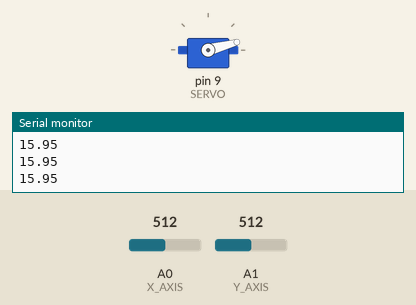
A sketch run on a simulated Arduino Uno, built with avr-gcc and run on an emulated ATmega328P. On the bench: servo, the last lines printed to the serial monitor. Inputs (shaded band) come from the test bench; at power-on: A0 (X_AXIS) = 512, A1 (Y_AXIS) = 512.

Above: at 1.2 s.
1.3 s: A0 (X_AXIS) set to 716
At 1.7 s:
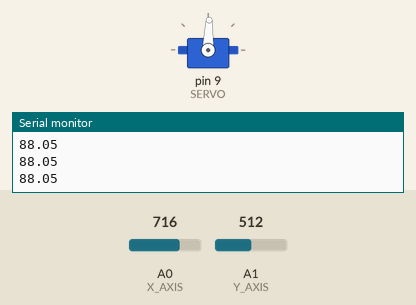
2.8 s: A1 (Y_AXIS) set to 716
At 3.3 s:
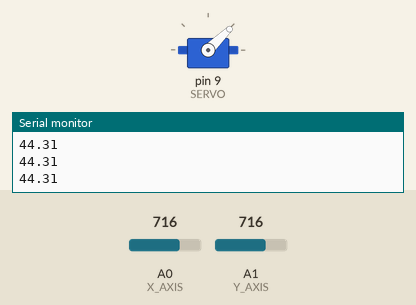
4.3 s: A0 (X_AXIS) set to 900
At 4.9 s:
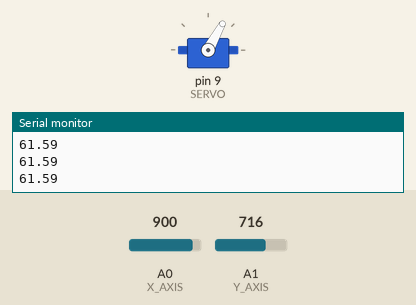
5.8 s: A1 (Y_AXIS) set to 1023
At 6.5 s:
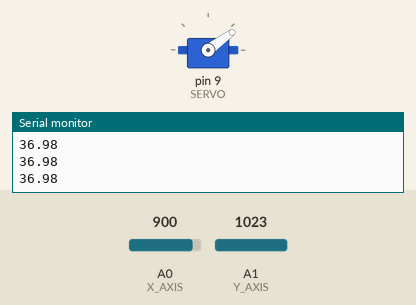
7.3 s: A1 (Y_AXIS) set to 306
At 8.1 s:
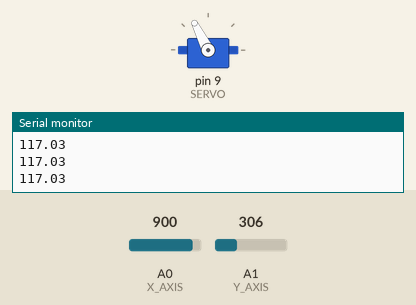
8.8 s: A0 (X_AXIS) set to 511
At 9.7 s:
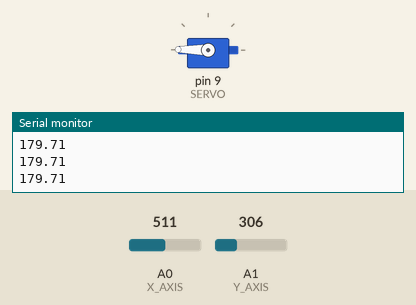
Timing chart, 0 to 11.3 s (numbered marks = the images above; inputs shaded):
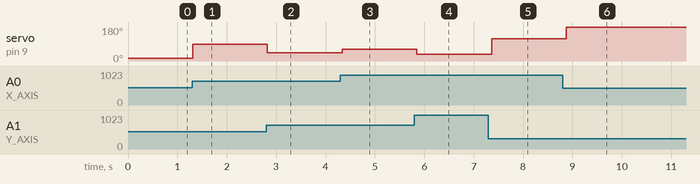

The sketch:

joystick.ino
```cpp
#include<Servo.h>

const int X_AXIS=A0, Y_AXIS=A1;
const int X_ZERO_POS=510, Y_ZERO_POS=505;
const int SERVO=9;

Servo servo;
void setup() {
  Serial.begin(9600);
  servo.attach(SERVO);

}

void loop() {
  int x=analogRead(X_AXIS);
  int y=analogRead(Y_AXIS);

  x=x-X_ZERO_POS;
  y=(y-Y_ZERO_POS)*-1;

  double degree=atan2(x,y)*180/PI;
  if(degree<0){
    degree=degree*-1;
  }
  degree=180-degree;
  Serial.println(degree);
  servo.write(degree);
  delay(100);

}
```

Measured:
- after the input at 1.3 s, servo on pin 9 (SERVO): 15° → 88° at once
- after the input at 2.8 s, servo on pin 9 (SERVO): 88° → 44° at once
- after the input at 4.3 s, servo on pin 9 (SERVO): 44° → 61° at once
- after the input at 5.8 s, servo on pin 9 (SERVO): 61° → 36° after 0.05 s
- after the input at 7.3 s, servo on pin 9 (SERVO): 36° → 117° after 0.06 s
- after the input at 8.8 s, servo on pin 9 (SERVO): 117° → 179° after 0.07 s
